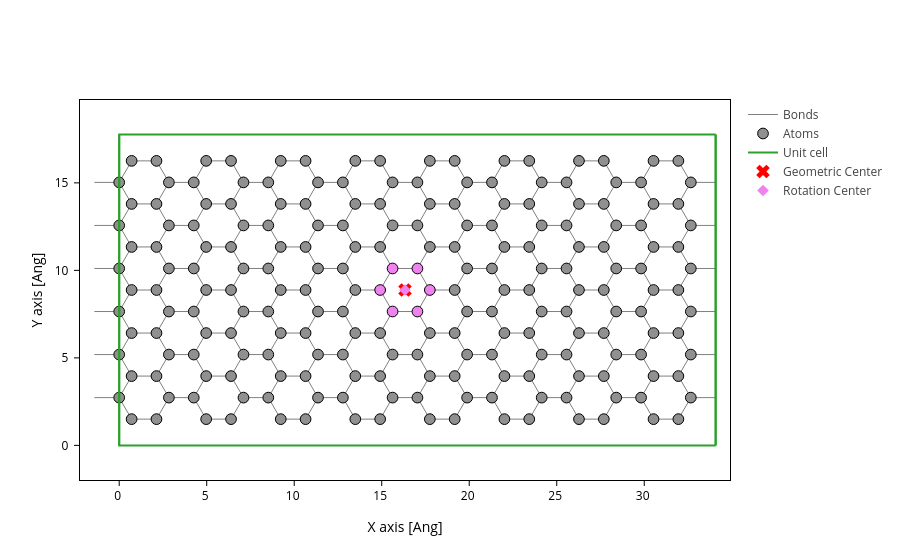

Notebook code cell kept with this figure:
### Code cell
from utils.plots import plot_with_center
plot_with_center(r)

### Figure 1 — Plotly figure (JSON) as saved in the notebook; plotly's stock layout.template omitted (floating-point values rounded to 4 significant figures; data arrays with more than 128 entries replaced by an {"elided": "..."} marker saying what was removed)
{"data": [{"line": {"color": "gray", "width": 1}, "meta": {}, "mode": "lines", "name": "Bonds", "opacity": 1, "type": "scatter", "x": {"elided": "6342 float values"}, "y": {"elided": "6342 float values"}}, {"marker": {"color": {"elided": "208 str values"}, "line": {"color": "black", "width": 1}, "opacity": 1, "size": 10.72}, "meta": {}, "mode": "markers", "name": "Atoms", "opacity": 1, "type": "scatter", "x": {"elided": "208 float values"}, "y": {"elided": "208 float values"}}, {"meta": {}, "mode": "lines", "name": "Unit cell", "type": "scatter", "x": [0.0, 0.0, 34.08, 34.08, 0.0, 0.0, NaN, 0.0, 0.0, 0.0, 34.08, 34.08, 0.0, NaN, 34.08, 34.08, NaN, 34.08, 34.08], "y": [0.0, 17.76, 17.76, 17.76, 17.76, 17.76, NaN, 17.76, 0.0, 0.0, 0.0, 0.0, 0.0, NaN, 17.76, 0.0, NaN, 17.76, 0.0]}, {"marker": {"color": "red", "size": 12, "symbol": "x"}, "mode": "markers", "name": "Geometric Center", "type": "scatter", "x": [16.33], "y": [8.879]}, {"marker": {"color": "violet", "size": 9, "symbol": "diamond"}, "mode": "markers", "name": "Rotation Center", "type": "scatter", "x": [16.33], "y": [8.879]}], "layout": {"scene": {"aspectmode": "data", "xaxis": {"title": {"text": "X axis [Ang]"}}, "yaxis": {"title": {"text": "Y axis [Ang]"}}}, "xaxis": {"scaleanchor": "y", "scaleratio": 1, "title": {"text": "X axis [Ang]"}}, "yaxis": {"title": {"text": "Y axis [Ang]"}}}}
